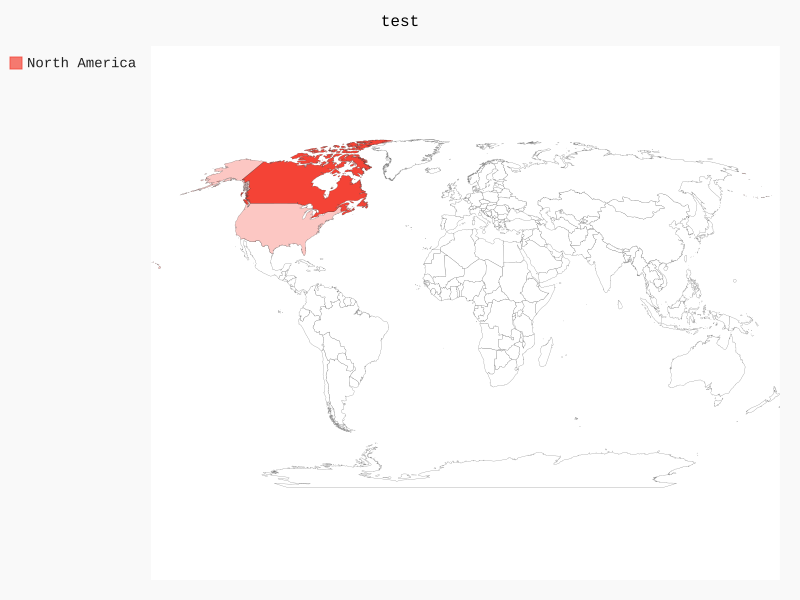

Source code (Python):
import pygal.maps.world
wm = pygal.maps.world.World()

wm.title = 'test'
wm.add('North America',{'ca':34126000,'us':30934000})

wm.render_to_file('test.svg')
